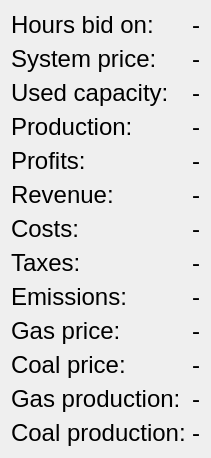
                    <widget class="QWidget" name="tab_5">
                     <attribute name="title">
                      <string>General</string>
                     </attribute>
                     <layout class="QHBoxLayout" name="horizontalLayout_22">
                      <item>
                       <layout class="QFormLayout" name="formLayout_11">
                        <item row="0" column="0">
                         <widget class="QLabel" name="label_39">
                          <property name="font">
                           <font>
                            <pointsize>18</pointsize>
                           </font>
                          </property>
                          <property name="text">
                           <string>Hours bid on:</string>
                          </property>
                         </widget>
                        </item>
                        <item row="0" column="1">
                         <widget class="QLabel" name="round_results_label_hours_bid_on">
                          <property name="font">
                           <font>
                            <pointsize>18</pointsize>
                           </font>
                          </property>
                          <property name="text">
                           <string>-</string>
                          </property>
                         </widget>
                        </item>
                        <item row="1" column="0">
                         <widget class="QLabel" name="label_68">
                          <property name="font">
                           <font>
                            <pointsize>18</pointsize>
                           </font>
                          </property>
                          <property name="text">
                           <string>System price:</string>
                          </property>
                         </widget>
                        </item>
                        <item row="1" column="1">
                         <widget class="QLabel" name="round_results_label_system_price">
                          <property name="font">
                           <font>
                            <pointsize>18</pointsize>
                           </font>
                          </property>
                          <property name="text">
                           <string>-</string>
                          </property>
                         </widget>
                        </item>
                        <item row="11" column="0">
                         <widget class="QLabel" name="label_70">
                          <property name="font">
                           <font>
                            <pointsize>18</pointsize>
                           </font>
                          </property>
                          <property name="text">
                           <string>Gas production:</string>
                          </property>
                         </widget>
                        </item>
                        <item row="10" column="0">
                         <widget class="QLabel" name="label_71">
                          <property name="font">
                           <font>
                            <pointsize>18</pointsize>
                           </font>
                          </property>
                          <property name="text">
                           <string>Coal price:</string>
                          </property>
                         </widget>
                        </item>
                        <item row="10" column="1">
                         <widget class="QLabel" name="round_results_label_coal_price">
                          <property name="font">
                           <font>
                            <pointsize>18</pointsize>
                           </font>
                          </property>
                          <property name="text">
                           <string>-</string>
                          </property>
                         </widget>
                        </item>
                        <item row="7" column="1">
                         <widget class="QLabel" name="round_results_label_taxes">
                          <property name="font">
                           <font>
                            <pointsize>18</pointsize>
                           </font>
                          </property>
                          <property name="text">
                           <string>-</string>
                          </property>
                         </widget>
                        </item>
                        <item row="6" column="1">
                         <widget class="QLabel" name="round_results_label_costs">
                          <property name="font">
                           <font>
                            <pointsize>18</pointsize>
                           </font>
                          </property>
                          <property name="text">
                           <string>-</string>
                          </property>
                         </widget>
                        </item>
                        <item row="4" column="1">
                         <widget class="QLabel" name="round_results_label_profits">
                          <property name="font">
                           <font>
                            <pointsize>18</pointsize>
                           </font>
                          </property>
                          <property name="text">
                           <string>-</string>
                          </property>
                         </widget>
                        </item>
                        <item row="4" column="0">
                         <widget class="QLabel" name="label_84">
                          <property name="font">
                           <font>
                            <pointsize>18</pointsize>
                           </font>
                          </property>
                          <property name="text">
                           <string>Profits:</string>
                          </property>
                         </widget>
                        </item>
                        <item row="3" column="0">
                         <widget class="QLabel" name="label_85">
                          <property name="font">
                           <font>
                            <pointsize>18</pointsize>
                           </font>
                          </property>
                          <property name="text">
                           <string>Production:</string>
                          </property>
                         </widget>
                        </item>
                        <item row="6" column="0">
                         <widget class="QLabel" name="label_86">
                          <property name="font">
                           <font>
                            <pointsize>18</pointsize>
                           </font>
                          </property>
                          <property name="text">
                           <string>Costs:</string>
                          </property>
                         </widget>
                        </item>
                        <item row="5" column="0">
                         <widget class="QLabel" name="label_87">
                          <property name="font">
                           <font>
                            <pointsize>18</pointsize>
                           </font>
                          </property>
                          <property name="text">
                           <string>Revenue:</string>
                          </property>
                         </widget>
                        </item>
                        <item row="9" column="0">
                         <widget class="QLabel" name="label_88">
                          <property name="font">
                           <font>
                            <pointsize>18</pointsize>
                           </font>
                          </property>
                          <property name="text">
                           <string>Gas price:</string>
                          </property>
                         </widget>
                        </item>
                        <item row="8" column="0">
                         <widget class="QLabel" name="label_89">
                          <property name="font">
                           <font>
                            <pointsize>18</pointsize>
                           </font>
                          </property>
                          <property name="text">
                           <string>Emissions:</string>
                          </property>
                         </widget>
                        </item>
                        <item row="7" column="0">
                         <widget class="QLabel" name="label_106">
                          <property name="font">
                           <font>
                            <pointsize>18</pointsize>
                           </font>
                          </property>
                          <property name="text">
                           <string>Taxes:</string>
                          </property>
                         </widget>
                        </item>
                        <item row="5" column="1">
                         <widget class="QLabel" name="round_results_label_revenue">
                          <property name="font">
                           <font>
                            <pointsize>18</pointsize>
                           </font>
                          </property>
                          <property name="text">
                           <string>-</string>
                          </property>
                         </widget>
                        </item>
                        <item row="3" column="1">
                         <widget class="QLabel" name="round_results_label_production">
                          <property name="font">
                           <font>
                            <pointsize>18</pointsize>
                           </font>
                          </property>
                          <property name="text">
                           <string>-</string>
                          </property>
                         </widget>
                        </item>
                        <item row="2" column="1">
                         <widget class="QLabel" name="round_results_label_used_capacity">
                          <property name="font">
                           <font>
                            <pointsize>18</pointsize>
                           </font>
                          </property>
                          <property name="text">
                           <string>-</string>
                          </property>
                         </widget>
                        </item>
                        <item row="2" column="0">
                         <widget class="QLabel" name="label_110">
                          <property name="font">
                           <font>
                            <pointsize>18</pointsize>
                           </font>
                          </property>
                          <property name="text">
                           <string>Used capacity:</string>
                          </property>
                         </widget>
                        </item>
                        <item row="8" column="1">
                         <widget class="QLabel" name="round_results_label_emissions">
                          <property name="font">
                           <font>
                            <pointsize>18</pointsize>
                           </font>
                          </property>
                          <property name="text">
                           <string>-</string>
                          </property>
                         </widget>
                        </item>
                        <item row="9" column="1">
                         <widget class="QLabel" name="round_results_label_gas_price">
                          <property name="font">
                           <font>
                            <pointsize>18</pointsize>
                           </font>
                          </property>
                          <property name="text">
                           <string>-</string>
                          </property>
                         </widget>
                        </item>
                        <item row="11" column="1">
                         <widget class="QLabel" name="round_results_label_gas_production">
                          <property name="font">
                           <font>
                            <pointsize>18</pointsize>
                           </font>
                          </property>
                          <property name="text">
                           <string>-</string>
                          </property>
                         </widget>
                        </item>
                        <item row="12" column="0">
                         <widget class="QLabel" name="label_114">
                          <property name="font">
                           <font>
                            <pointsize>18</pointsize>
                           </font>
                          </property>
                          <property name="text">
                           <string>Coal production:</string>
                          </property>
                         </widget>
                        </item>
                        <item row="12" column="1">
                         <widget class="QLabel" name="round_results_label_coal_production">
                          <property name="font">
                           <font>
                            <pointsize>18</pointsize>
                           </font>
                          </property>
                          <property name="text">
                           <string>-</string>
                          </property>
                         </widget>
                        </item>
                       </layout>
                      </item>
                     </layout>
                    </widget>
